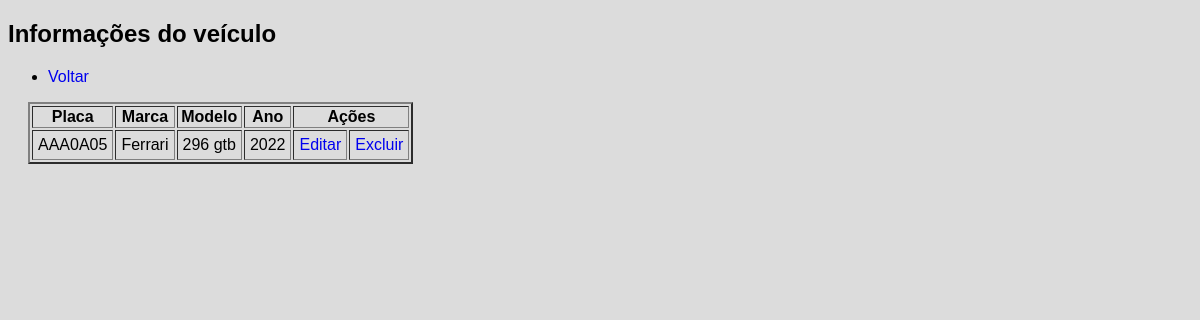
The app's page /php/visualiza_carro.php?id=10 with its own data.
### tables this page shows
CREATE TABLE `carro` (
  `id` int(11) NOT NULL,
  `placa` varchar(7) NOT NULL,
  `marca` varchar(50) NOT NULL,
  `modelo` varchar(50) NOT NULL,
  `ano` varchar(4) NOT NULL
);

### php/visualiza_carro.php (the view, shortened to what this page needs)
<?php
    require_once 'config.php';
    $id = $_GET['id'];
    $query = $pdo->prepare("SELECT * FROM carro WHERE id = ?");
    $query->execute([$id]);
    $carro = $query->fetch(PDO::FETCH_ASSOC);
?>
<!DOCTYPE html>
<html lang="pt-br">
<head>
    <link rel="stylesheet" href="../css/global.css">
</head>
<body>
    <h2>
        Informações do veículo
    </h2>
    <ul>
        <li>
            <a href="./lista_carros.php">Voltar</a>
        </li>
    </ul>
    <table border="2">
        <thead>
            <tr>
                <th>Placa</th>
                <th>Marca</th>
                <th>Modelo</th>
                <th>Ano</th>
                <th colspan="2">Ações</th>
            </tr>
        </thead>
        <tbody>
            <?php if ($carro): ?>
                <tr>
                    <td><?= $carro['placa']?></td>
                    <td><?= $carro['marca']?></td>
                    <td><?= $carro['modelo']?></td>
                    <td><?= $carro['ano']?></td>
                    <td><a href="./update_carro.php?id=<?= $carro['id']?>">Editar</a></td>
                    <td><a href="./exclui_carro.php?id=<?=$carro['id']?>">Excluir</a></td>
                </tr>
            <?php else: ?>
                <p style="color:red">Carro não encontrado</p>
            <?php endif; ?>
        </tbody>
    </table>
</body>
</html>

### css/global.css (style rules this page uses)
body { background-color: gainsboro; font-family: 'Franklin Gothic Medium', 'Arial Narrow', Arial, sans-serif; }
a { text-decoration: none; }
table { margin-left: 20px; }
td { padding: 5px; }

### records on screen
carro: placa "AAA0A05", marca "Ferrari", modelo "296 gtb", ano "2022"
